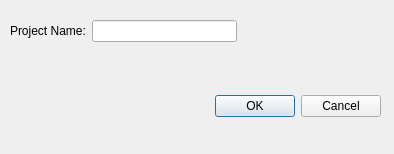
<?xml version="1.0" encoding="UTF-8"?>
<ui version="4.0">
 <class>Dialog</class>
 <widget class="QDialog" name="Dialog">
  <property name="geometry">
   <rect>
    <x>0</x>
    <y>0</y>
    <width>394</width>
    <height>154</height>
   </rect>
  </property>
  <property name="windowTitle">
   <string>Dialog</string>
  </property>
  <widget class="QDialogButtonBox" name="buttonBox">
   <property name="geometry">
    <rect>
     <x>40</x>
     <y>90</y>
     <width>341</width>
     <height>32</height>
    </rect>
   </property>
   <property name="orientation">
    <enum>Qt::Horizontal</enum>
   </property>
   <property name="standardButtons">
    <set>QDialogButtonBox::Cancel|QDialogButtonBox::Ok</set>
   </property>
  </widget>
  <widget class="QWidget" name="gridLayoutWidget">
   <property name="geometry">
    <rect>
     <x>10</x>
     <y>20</y>
     <width>371</width>
     <height>51</height>
    </rect>
   </property>
   <layout class="QGridLayout" name="gridLayout">
    <item row="0" column="0">
     <widget class="QLabel" name="label">
      <property name="text">
       <string>Project Name:</string>
      </property>
     </widget>
    </item>
    <item row="1" column="1">
     <spacer name="verticalSpacer">
      <property name="orientation">
       <enum>Qt::Vertical</enum>
      </property>
      <property name="sizeHint" stdset="0">
       <size>
        <width>20</width>
        <height>40</height>
       </size>
      </property>
     </spacer>
    </item>
    <item row="0" column="2">
     <spacer name="horizontalSpacer">
      <property name="orientation">
       <enum>Qt::Horizontal</enum>
      </property>
      <property name="sizeHint" stdset="0">
       <size>
        <width>40</width>
        <height>20</height>
       </size>
      </property>
     </spacer>
    </item>
    <item row="0" column="1">
     <widget class="QLineEdit" name="projectName"/>
    </item>
   </layout>
  </widget>
 </widget>
 <resources/>
 <connections>
  <connection>
   <sender>buttonBox</sender>
   <signal>accepted()</signal>
   <receiver>Dialog</receiver>
   <slot>accept()</slot>
   <hints>
    <hint type="sourcelabel">
     <x>248</x>
     <y>254</y>
    </hint>
    <hint type="destinationlabel">
     <x>157</x>
     <y>274</y>
    </hint>
   </hints>
  </connection>
  <connection>
   <sender>buttonBox</sender>
   <signal>rejected()</signal>
   <receiver>Dialog</receiver>
   <slot>reject()</slot>
   <hints>
    <hint type="sourcelabel">
     <x>316</x>
     <y>260</y>
    </hint>
    <hint type="destinationlabel">
     <x>286</x>
     <y>274</y>
    </hint>
   </hints>
  </connection>
 </connections>
</ui>
